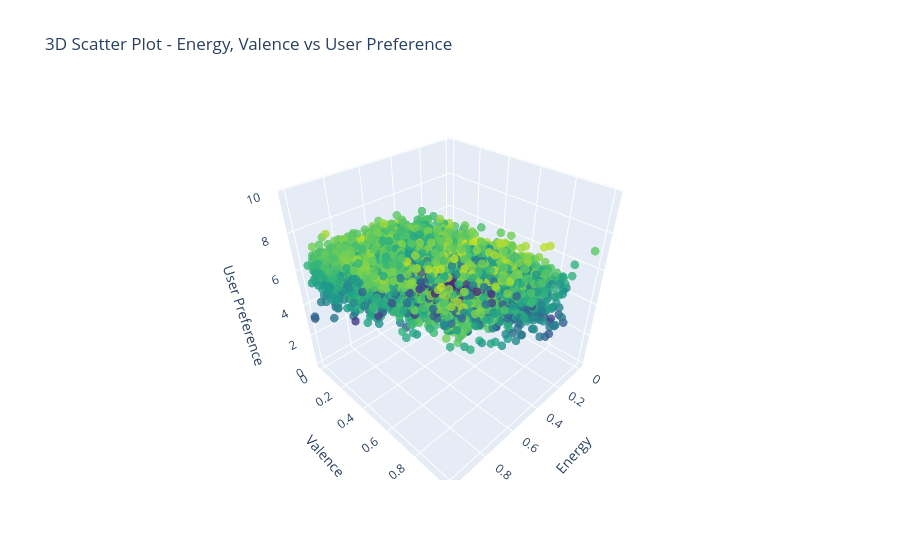

Write notebook code for a chart like this one.
### Code cell
import plotly.graph_objects as go

fig = go.Figure(data=[go.Scatter3d(
    x=df['energy'],
    y=df['valence'],
    z=df['user_preference'],
    mode='markers',
    marker=dict(
        size=5,
        color=df['user_preference'],   # color mapped to user preference
        colorscale='Viridis',          # nice colorscale
        opacity=0.8
    )
)])

fig.update_layout(
    title='3D Scatter Plot - Energy, Valence vs User Preference',
    scene=dict(
        xaxis_title='Energy',
        yaxis_title='Valence',
        zaxis_title='User Preference'
    )
)

fig.show()

### Figure 1 — Plotly figure (JSON) as saved in the notebook; plotly's stock layout.template omitted (floating-point values rounded to 4 significant figures; data arrays with more than 128 entries replaced by an {"elided": "..."} marker saying what was removed)
{"data": [{"marker": {"color": {"elided": "9999 float values"}, "colorscale": [[0, "#440154"], [0.1111, "#482878"], [0.2222, "#3e4989"], [0.3333, "#31688e"], [0.4444, "#26828e"], [0.5556, "#1f9e89"], [0.6667, "#35b779"], [0.7778, "#6ece58"], [0.8889, "#b5de2b"], [1, "#fde725"]], "opacity": 0.8, "size": 5}, "mode": "markers", "type": "scatter3d", "x": {"elided": "9999 float values"}, "y": {"elided": "9999 float values"}, "z": {"elided": "9999 float values"}}], "layout": {"scene": {"xaxis": {"title": {"text": "Energy"}}, "yaxis": {"title": {"text": "Valence"}}, "zaxis": {"title": {"text": "User Preference"}}}, "title": {"text": "3D Scatter Plot - Energy, Valence vs User Preference"}}}
